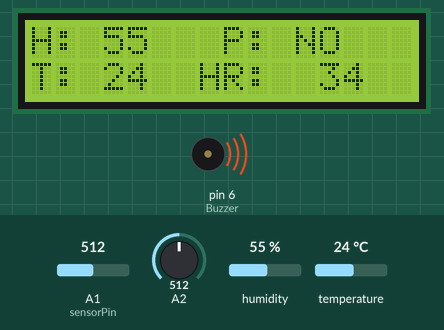
Simulated run of this sketch. Board: Arduino Uno, built with avr-gcc and run on an emulated ATmega328P. On the bench: 16×2 character LCD, buzzer (waves = sounding, pin HIGH). Inputs (shaded band) come from the test bench; at power-on: A2 = 512, humidity 55 %, A1 (sensorPin) = 512, temperature 24 °C. What the sketch prints to the serial monitor is not drawn.

Above: at 10.2 s.
10.3 s: A2 set to 401
16.1 s: A2 set to 383
At 18.3 s:
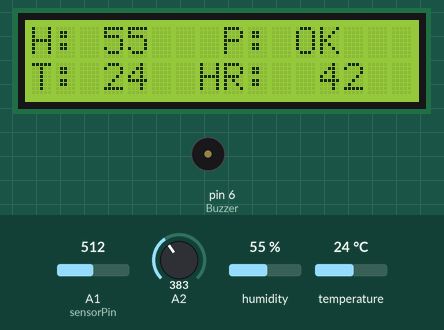
18.6 s: humidity set to 59 %
At 19.4 s:
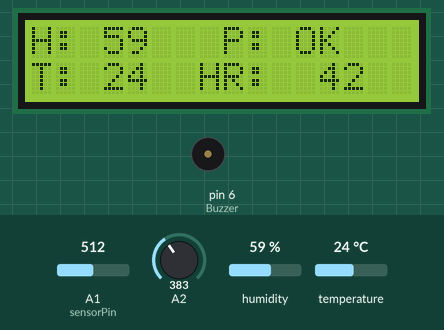
20.1 s: humidity set to 62 %
At 20.5 s:
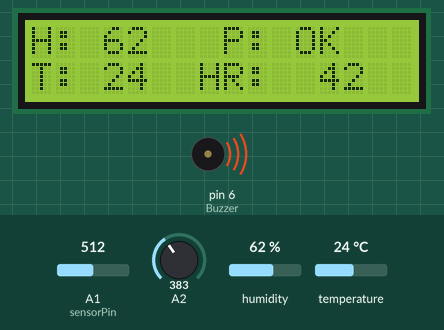
23.1 s: A1 (sensorPin) set to 380
At 23.6 s:
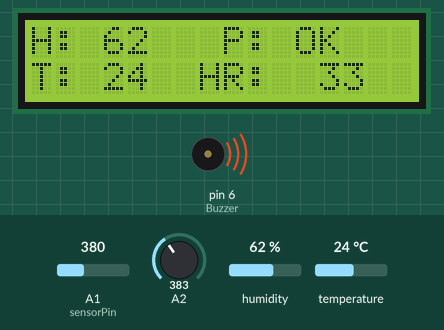
24.7 s: temperature set to 12 °C
At 25.2 s:
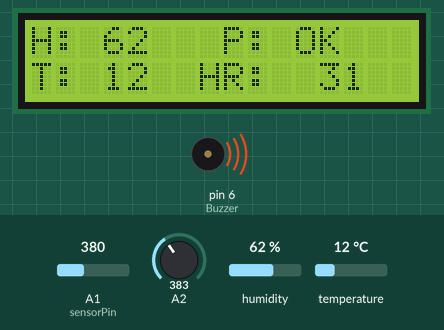
Timing chart, 0 to 27.3 s (numbered marks = the images above; inputs shaded):
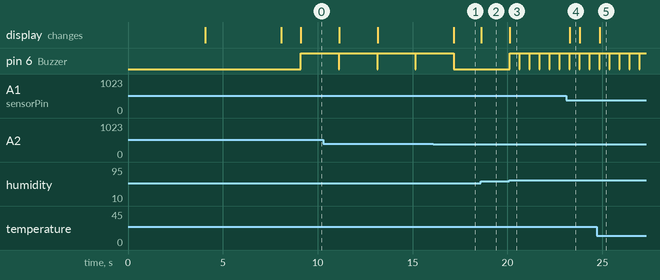

The sketch:

Smart_Health_Monitoring_System_with_LCD_Display.ino
```cpp
/*
  Author: Vikrant_Gupta
  Email: vikrantgupta95@gmail.com
  LinkedIn: https://www.linkedin.com/in/vikrantgupta95/
  GitHub: https://github.com/vikrantgupta95

  Description:
  This code initializes a LiquidCrystal display and prints a message on it.
  It then reads analog input from pin A0, which is expected to be
  connected to an alcohol sensor. Based on the sensor reading, it controls
  an LED indicating ignition status and activates a buzzer if the alcohol
  level is above a certain threshold, indicating a potential drunk
  driving situation.

  Last updated: [18-04-2024]
*/

#include <LiquidCrystal.h>
LiquidCrystal lcd(7, 8, 9, 10, 11, 12);
#include <dht.h>
#define dht_dpin A0
int i, j;
dht DHT;
int sensorPin = A1; // Heart rate

// Pulse Monitor Test Script
double alpha = 0.75;
double change = 0.0;
double minval = 0.0;

void setup() {
  Serial.begin(9600);
  lcd.begin(16, 2);
  lcd.setCursor(0, 0);
  lcd.print("Patient Monitor");
  lcd.setCursor(0, 1);
  lcd.print("Made by: ");
  delay(4000);
  lcd.clear();
  delay(4000);
  lcd.clear();
  lcd.setCursor(0, 0);
  lcd.print("H:");
  lcd.setCursor(8, 0);
  lcd.print("P:");
  lcd.setCursor(0, 1);
  lcd.print("T:");
  lcd.setCursor(7, 1);
  lcd.print("HR:");
  pinMode(6, OUTPUT); // Buzzer
  digitalWrite(6, LOW);
  delay(300); // Let system settle
  analogReference(DEFAULT);
  delay(700); // Wait rest of 1000ms recommended delay before
}

void loop() {
  static double oldValue = 0;
  int rawValue = analogRead(sensorPin);
  int value1 = (alpha * oldValue + (1 - alpha) * rawValue) / 3.75;

  lcd.setCursor(12, 1);
  lcd.print(value1);
  lcd.print(" ");
  oldValue = value1;
  DHT.read11(dht_dpin);

  i = DHT.humidity;
  j = DHT.temperature;

  Serial.print(i);
  Serial.print(" ");
  Serial.println(j);

  lcd.setCursor(3, 0);
  lcd.print(i);
  lcd.print(" ");
  lcd.setCursor(3, 1);
  lcd.print(j);
  lcd.print(" ");

  if (i > 60 || j > 40) {
    digitalWrite(6, HIGH); // Buzzer alarm
    delay(500);
    digitalWrite(6, LOW);
  }

  if (analogRead(A2) > 390 || analogRead(A2) < 340) {
    lcd.setCursor(11, 0);
    lcd.print("NO ");
    digitalWrite(6, HIGH); // Buzzer alarm
    delay(2000);
    digitalWrite(6, LOW);
  }

  if (analogRead(A2) >= 340 && analogRead(A2) <= 390) {
    lcd.setCursor(11, 0);
    lcd.print("OK ");
  }
}
```

Measured:
- the behaviour switches between 391 and 390 on A2 (found by bisection; images 0 and 1)
- the behaviour switches between 60 and 61 % on humidity (found by bisection; images 2 and 3)
- after the input at 16.1 s, pin 6 (Buzzer): goes on until 17.2 s, then stays LOW; the display: changes after 1.1 s (image 1)
- after the input at 18.6 s, the display: changes at once (image 2)
- after the input at 20.1 s, pin 6 (Buzzer): alternates HIGH for 0.50 s and LOW for 0.03 s, starting at once; the display: changes at once (image 3)
- after the input at 23.1 s, the display: changes after 0.18 s (image 4)
- after the input at 24.7 s, the display: changes after 0.15 s (image 5)
- by itself, pin 6 (Buzzer): alternates HIGH for 2.0 s and LOW for 0.03 s
